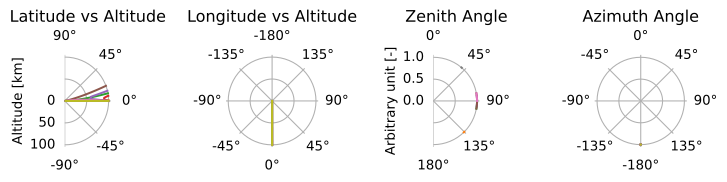

Here is the Python script that generated this plot:
import pyarts3 as pyarts
import numpy as np

ws = pyarts.Workspace()

ws.atm_fieldRead(toa=100e3, basename="planets/Earth/afgl/tropical/")
ws.surf_fieldEarth()
ws.ray_path_observer_agendaSetGeometric(
    add_crossings=True, remove_non_crossings=True
)
ws.ray_path_observersFieldProfilePseudo2D(nup=3, nlimb=3, ndown=3)
ws.ray_path_fieldFromObserverAgenda()

f, a = None, None
for x in ws.ray_path_field:
    f, a = pyarts.plots.ArrayOfPropagationPathPoint.plot(
        x, draw_za_aa=True, draw_map=False, fig=f, ax=a
    )
